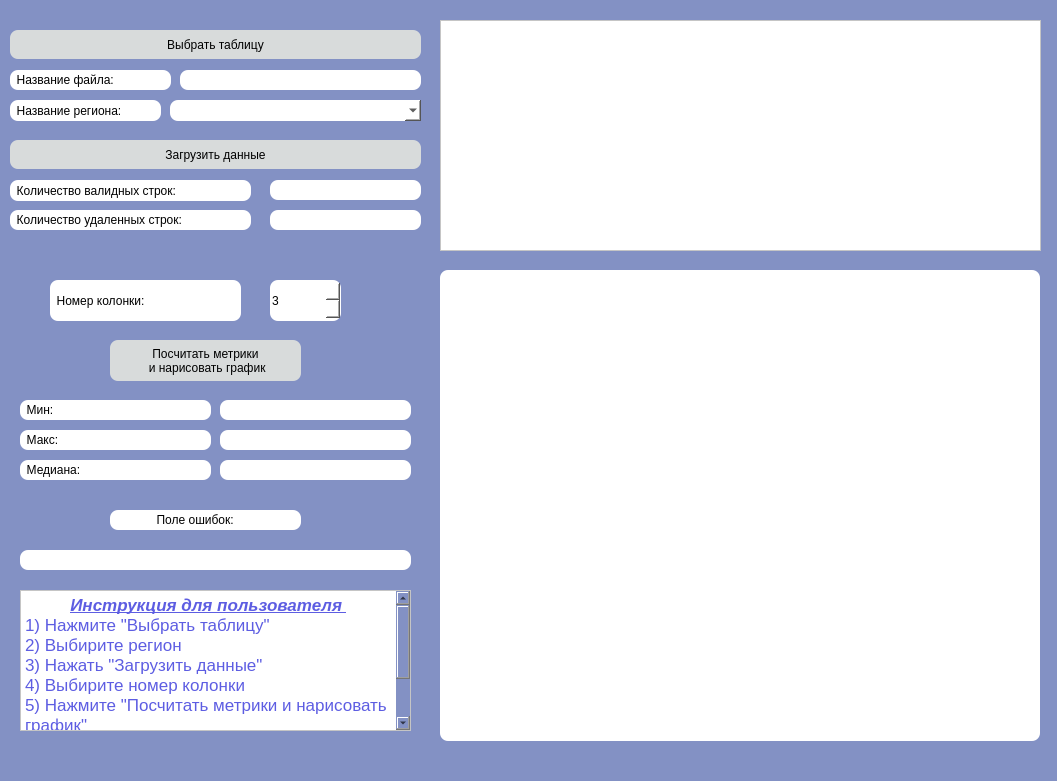
<?xml version="1.0" encoding="UTF-8"?>
<ui version="4.0">
 <class>MainWindow</class>
 <widget class="QMainWindow" name="MainWindow">
  <property name="geometry">
   <rect>
    <x>0</x>
    <y>0</y>
    <width>1057</width>
    <height>781</height>
   </rect>
  </property>
  <property name="windowTitle">
   <string>MainWindow</string>
  </property>
  <property name="styleSheet">
   <string notr="true">background-color: rgb(131, 145, 196);</string>
  </property>
  <widget class="QWidget" name="centralwidget">
   <widget class="QSpinBox" name="chooseNumber">
    <property name="geometry">
     <rect>
      <x>270</x>
      <y>280</y>
      <width>71</width>
      <height>41</height>
     </rect>
    </property>
    <property name="styleSheet">
     <string notr="true">border-radius:8px;
background-color: rgb(255, 255, 255);</string>
    </property>
    <property name="minimum">
     <number>3</number>
    </property>
    <property name="maximum">
     <number>7</number>
    </property>
   </widget>
   <widget class="QLabel" name="fixLabel3">
    <property name="geometry">
     <rect>
      <x>50</x>
      <y>280</y>
      <width>191</width>
      <height>41</height>
     </rect>
    </property>
    <property name="styleSheet">
     <string notr="true">QLabel
{
	background-color: rgb(255, 255, 255);
	border-radius: 8px;
}</string>
    </property>
    <property name="text">
     <string>  Номер колонки:</string>
    </property>
   </widget>
   <widget class="QComboBox" name="chooseRegion">
    <property name="geometry">
     <rect>
      <x>170</x>
      <y>100</y>
      <width>251</width>
      <height>21</height>
     </rect>
    </property>
    <property name="styleSheet">
     <string notr="true">QComboBox
{
border-radius:8px;
background-color:rgb(255, 255, 255);
}</string>
    </property>
    <property name="editable">
     <bool>true</bool>
    </property>
   </widget>
   <widget class="QPushButton" name="calculateMetrics">
    <property name="geometry">
     <rect>
      <x>110</x>
      <y>340</y>
      <width>191</width>
      <height>41</height>
     </rect>
    </property>
    <property name="styleSheet">
     <string notr="true">QPushButton
{
background-color:rgb(216, 219, 219);
border-radius:8px;
}

QPushButton:hover { background-color: rgb(77, 94, 132)}</string>
    </property>
    <property name="text">
     <string>Посчитать метрики
 и нарисовать график</string>
    </property>
   </widget>
   <widget class="QLabel" name="fixLabel2">
    <property name="geometry">
     <rect>
      <x>10</x>
      <y>100</y>
      <width>151</width>
      <height>21</height>
     </rect>
    </property>
    <property name="styleSheet">
     <string notr="true">QLabel
{
	background-color: rgb(255, 255, 255);
	border-radius: 8px;
}</string>
    </property>
    <property name="text">
     <string>  Название региона:</string>
    </property>
   </widget>
   <widget class="QLabel" name="maxValue">
    <property name="geometry">
     <rect>
      <x>220</x>
      <y>430</y>
      <width>191</width>
      <height>20</height>
     </rect>
    </property>
    <property name="styleSheet">
     <string notr="true">QLabel
{
background-color: rgb(255, 255, 255);
border-radius: 8px;
}</string>
    </property>
    <property name="text">
     <string/>
    </property>
    <property name="alignment">
     <set>Qt::AlignCenter</set>
    </property>
   </widget>
   <widget class="QLabel" name="fileName">
    <property name="geometry">
     <rect>
      <x>180</x>
      <y>70</y>
      <width>241</width>
      <height>20</height>
     </rect>
    </property>
    <property name="styleSheet">
     <string notr="true">QLabel
{
background-color: rgb(255, 255, 255);
border-radius: 8px;
}</string>
    </property>
    <property name="text">
     <string/>
    </property>
    <property name="alignment">
     <set>Qt::AlignCenter</set>
    </property>
   </widget>
   <widget class="QLabel" name="invalidStrings">
    <property name="geometry">
     <rect>
      <x>270</x>
      <y>210</y>
      <width>151</width>
      <height>20</height>
     </rect>
    </property>
    <property name="styleSheet">
     <string notr="true">QLabel
{
background-color: rgb(255, 255, 255);
border-radius: 8px;
}</string>
    </property>
    <property name="text">
     <string/>
    </property>
    <property name="alignment">
     <set>Qt::AlignCenter</set>
    </property>
   </widget>
   <widget class="QLabel" name="maxValueFix">
    <property name="geometry">
     <rect>
      <x>20</x>
      <y>430</y>
      <width>191</width>
      <height>20</height>
     </rect>
    </property>
    <property name="styleSheet">
     <string notr="true">QLabel
{
	background-color: rgb(255, 255, 255);
	border-radius: 8px;
}</string>
    </property>
    <property name="text">
     <string>  Макс:</string>
    </property>
   </widget>
   <widget class="QLabel" name="validStrings">
    <property name="geometry">
     <rect>
      <x>270</x>
      <y>180</y>
      <width>151</width>
      <height>20</height>
     </rect>
    </property>
    <property name="styleSheet">
     <string notr="true">QLabel
{
background-color: rgb(255, 255, 255);
border-radius: 8px;
}</string>
    </property>
    <property name="text">
     <string/>
    </property>
    <property name="alignment">
     <set>Qt::AlignCenter</set>
    </property>
   </widget>
   <widget class="QLabel" name="mediana">
    <property name="geometry">
     <rect>
      <x>220</x>
      <y>460</y>
      <width>191</width>
      <height>20</height>
     </rect>
    </property>
    <property name="styleSheet">
     <string notr="true">QLabel
{
background-color: rgb(255, 255, 255);
border-radius: 8px;
}</string>
    </property>
    <property name="text">
     <string/>
    </property>
    <property name="alignment">
     <set>Qt::AlignCenter</set>
    </property>
   </widget>
   <widget class="QLabel" name="graph">
    <property name="geometry">
     <rect>
      <x>440</x>
      <y>270</y>
      <width>600</width>
      <height>471</height>
     </rect>
    </property>
    <property name="maximumSize">
     <size>
      <width>600</width>
      <height>600</height>
     </size>
    </property>
    <property name="styleSheet">
     <string notr="true">QLabel
{
background-color: rgb(255, 255, 255);
border-radius:8px;
}</string>
    </property>
    <property name="text">
     <string/>
    </property>
   </widget>
   <widget class="QLabel" name="minValueFix">
    <property name="geometry">
     <rect>
      <x>20</x>
      <y>400</y>
      <width>191</width>
      <height>20</height>
     </rect>
    </property>
    <property name="styleSheet">
     <string notr="true">QLabel
{
	background-color: rgb(255, 255, 255);
	border-radius: 8px;
}</string>
    </property>
    <property name="text">
     <string>  Мин:</string>
    </property>
   </widget>
   <widget class="QPushButton" name="loadData">
    <property name="geometry">
     <rect>
      <x>10</x>
      <y>140</y>
      <width>411</width>
      <height>29</height>
     </rect>
    </property>
    <property name="styleSheet">
     <string notr="true">QPushButton
{
background-color: rgb(216, 219, 219);
border-radius:8px
}
QPushButton:hover { background-color: rgb(77, 94, 132) }</string>
    </property>
    <property name="text">
     <string>Загрузить данные</string>
    </property>
   </widget>
   <widget class="QLabel" name="errorString">
    <property name="geometry">
     <rect>
      <x>20</x>
      <y>550</y>
      <width>391</width>
      <height>20</height>
     </rect>
    </property>
    <property name="styleSheet">
     <string notr="true">QLabel
{
background-color: rgb(255, 255, 255);
border-radius: 8px;
}</string>
    </property>
    <property name="text">
     <string/>
    </property>
    <property name="alignment">
     <set>Qt::AlignCenter</set>
    </property>
   </widget>
   <widget class="QTableWidget" name="table">
    <property name="geometry">
     <rect>
      <x>440</x>
      <y>20</y>
      <width>601</width>
      <height>231</height>
     </rect>
    </property>
    <property name="styleSheet">
     <string notr="true">background-color: rgb(255, 255, 255);</string>
    </property>
   </widget>
   <widget class="QLabel" name="fixLabel4">
    <property name="geometry">
     <rect>
      <x>110</x>
      <y>510</y>
      <width>191</width>
      <height>20</height>
     </rect>
    </property>
    <property name="styleSheet">
     <string notr="true">QLabel
{
	background-color: rgb(255, 255, 255);
	border-radius: 8px;
}</string>
    </property>
    <property name="text">
     <string>              Поле ошибок:</string>
    </property>
   </widget>
   <widget class="QLabel" name="fixLabel">
    <property name="geometry">
     <rect>
      <x>10</x>
      <y>70</y>
      <width>161</width>
      <height>20</height>
     </rect>
    </property>
    <property name="styleSheet">
     <string notr="true">
QLabel
{
	background-color: rgb(255, 255, 255);
	border-radius: 8px;
}</string>
    </property>
    <property name="text">
     <string>  Название файла:</string>
    </property>
   </widget>
   <widget class="QLabel" name="medianaFix">
    <property name="geometry">
     <rect>
      <x>20</x>
      <y>460</y>
      <width>191</width>
      <height>20</height>
     </rect>
    </property>
    <property name="styleSheet">
     <string notr="true">QLabel
{
	background-color: rgb(255, 255, 255);
	border-radius: 8px;
}</string>
    </property>
    <property name="text">
     <string>  Медиана:</string>
    </property>
   </widget>
   <widget class="QLabel" name="minValue">
    <property name="geometry">
     <rect>
      <x>220</x>
      <y>400</y>
      <width>191</width>
      <height>20</height>
     </rect>
    </property>
    <property name="styleSheet">
     <string notr="true">QLabel
{
background-color: rgb(255, 255, 255);
border-radius: 8px;
}</string>
    </property>
    <property name="text">
     <string/>
    </property>
    <property name="alignment">
     <set>Qt::AlignCenter</set>
    </property>
   </widget>
   <widget class="QLabel" name="fixLabel2_2">
    <property name="geometry">
     <rect>
      <x>10</x>
      <y>180</y>
      <width>241</width>
      <height>21</height>
     </rect>
    </property>
    <property name="styleSheet">
     <string notr="true">QLabel
{
	background-color: rgb(255, 255, 255);
	border-radius: 8px;
}</string>
    </property>
    <property name="text">
     <string>  Количество валидных строк:</string>
    </property>
   </widget>
   <widget class="QPushButton" name="buttonSelectFile">
    <property name="geometry">
     <rect>
      <x>10</x>
      <y>30</y>
      <width>411</width>
      <height>29</height>
     </rect>
    </property>
    <property name="styleSheet">
     <string notr="true">QPushButton
{
background-color: rgb(216, 219, 219);
border-radius: 8px;
}

QPushButton:hover { background-color: rgb(77, 94, 132)  }</string>
    </property>
    <property name="text">
     <string>Выбрать таблицу</string>
    </property>
   </widget>
   <widget class="QLabel" name="fixLabel2_3">
    <property name="geometry">
     <rect>
      <x>10</x>
      <y>210</y>
      <width>241</width>
      <height>20</height>
     </rect>
    </property>
    <property name="styleSheet">
     <string notr="true">QLabel
{
	background-color: rgb(255, 255, 255);
	border-radius: 8px;
}</string>
    </property>
    <property name="text">
     <string>  Количество удаленных строк:</string>
    </property>
   </widget>
   <widget class="QTextEdit" name="textEdit">
    <property name="geometry">
     <rect>
      <x>20</x>
      <y>590</y>
      <width>391</width>
      <height>141</height>
     </rect>
    </property>
    <property name="styleSheet">
     <string notr="true">background-color: rgb(255, 255, 255);</string>
    </property>
    <property name="html">
     <string>&lt;!DOCTYPE HTML PUBLIC &quot;-//W3C//DTD HTML 4.0//EN&quot; &quot;http://www.w3.org/TR/REC-html40/strict.dtd&quot;&gt;
&lt;html&gt;&lt;head&gt;&lt;meta name=&quot;qrichtext&quot; content=&quot;1&quot; /&gt;&lt;meta charset=&quot;utf-8&quot; /&gt;&lt;style type=&quot;text/css&quot;&gt;
p, li { white-space: pre-wrap; }
hr { height: 1px; border-width: 0; }
li.unchecked::marker { content: &quot;\2610&quot;; }
li.checked::marker { content: &quot;\2612&quot;; }
&lt;/style&gt;&lt;/head&gt;&lt;body style=&quot; font-family:'.AppleSystemUIFont'; font-size:13pt; font-weight:400; font-style:normal;&quot;&gt;
&lt;p align=&quot;center&quot; style=&quot; margin-top:0px; margin-bottom:0px; margin-left:0px; margin-right:0px; -qt-block-indent:0; text-indent:0px;&quot;&gt;&lt;span style=&quot; font-weight:700; font-style:italic; text-decoration: underline; color:#5d5de2;&quot;&gt;Инструкция для пользователя &lt;/span&gt;&lt;/p&gt;
&lt;p style=&quot; margin-top:0px; margin-bottom:0px; margin-left:0px; margin-right:0px; -qt-block-indent:0; text-indent:0px;&quot;&gt;&lt;span style=&quot; color:#5d5de2;&quot;&gt;1) Нажмите &amp;quot;Выбрать таблицу&amp;quot;&lt;/span&gt;&lt;/p&gt;
&lt;p style=&quot; margin-top:0px; margin-bottom:0px; margin-left:0px; margin-right:0px; -qt-block-indent:0; text-indent:0px;&quot;&gt;&lt;span style=&quot; color:#5d5de2;&quot;&gt;2) Выбирите регион&lt;/span&gt;&lt;/p&gt;
&lt;p style=&quot; margin-top:0px; margin-bottom:0px; margin-left:0px; margin-right:0px; -qt-block-indent:0; text-indent:0px;&quot;&gt;&lt;span style=&quot; color:#5d5de2;&quot;&gt;3) Нажать &amp;quot;Загрузить данные&amp;quot;&lt;/span&gt;&lt;/p&gt;
&lt;p style=&quot; margin-top:0px; margin-bottom:0px; margin-left:0px; margin-right:0px; -qt-block-indent:0; text-indent:0px;&quot;&gt;&lt;span style=&quot; color:#5d5de2;&quot;&gt;4) Выбирите номер колонки&lt;/span&gt;&lt;/p&gt;
&lt;p style=&quot; margin-top:0px; margin-bottom:0px; margin-left:0px; margin-right:0px; -qt-block-indent:0; text-indent:0px;&quot;&gt;&lt;span style=&quot; color:#5d5de2;&quot;&gt;5) Нажмите &amp;quot;Посчитать метрики и нарисовать график&amp;quot;&lt;/span&gt;&lt;/p&gt;
&lt;p style=&quot; margin-top:0px; margin-bottom:0px; margin-left:0px; margin-right:0px; -qt-block-indent:0; text-indent:0px;&quot;&gt;&lt;span style=&quot; color:#5d5de2;&quot;&gt;Вы можете выбрать другую колонку, но не регион.Для выбора другого региона перезапустите программу)))&lt;/span&gt;&lt;/p&gt;&lt;/body&gt;&lt;/html&gt;</string>
    </property>
   </widget>
  </widget>
  <widget class="QMenuBar" name="menubar">
   <property name="geometry">
    <rect>
     <x>0</x>
     <y>0</y>
     <width>1057</width>
     <height>22</height>
    </rect>
   </property>
  </widget>
  <widget class="QStatusBar" name="statusbar"/>
 </widget>
 <resources/>
 <connections/>
</ui>
